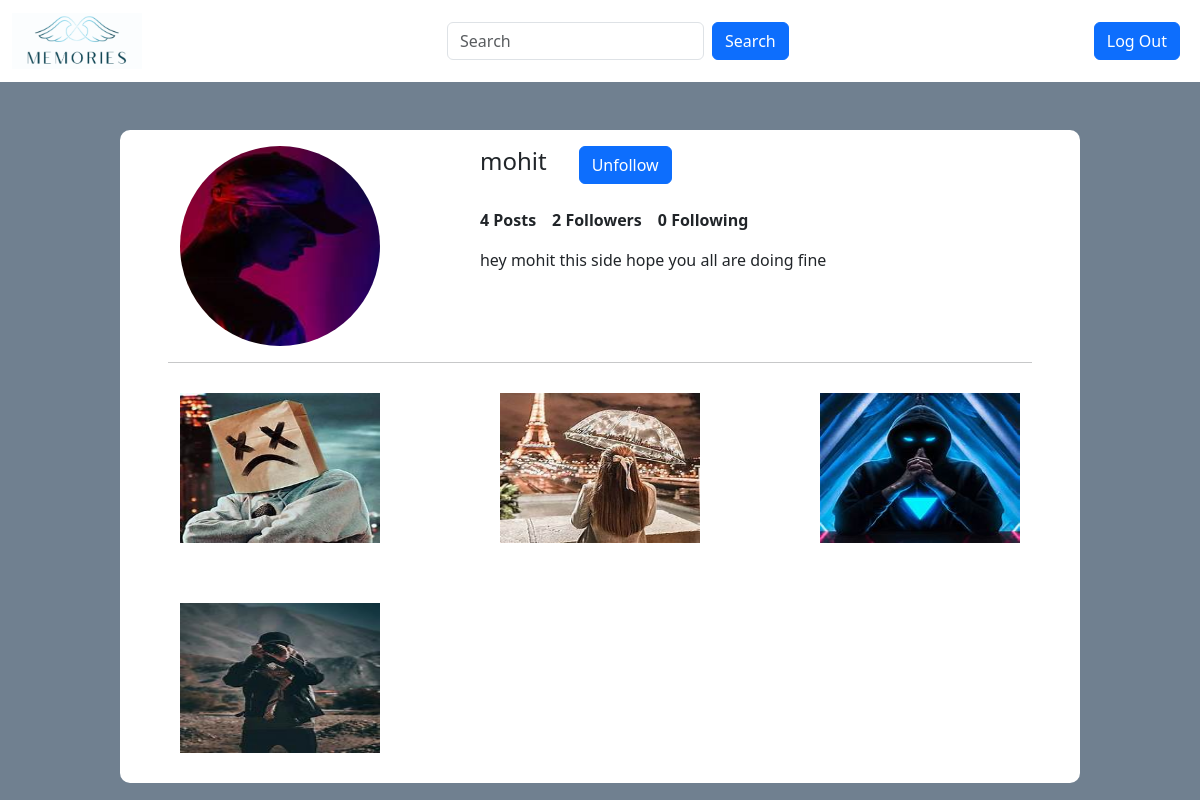
The page /profile/mohit (signed in) on the database its author committed.
### socialmediawebsite/models.py (models this page shows, shortened)
class Profile(models.Model):
    user = models.ForeignKey(User, on_delete=models.CASCADE)
    id_user = models.IntegerField()
    bio = models.TextField(blank=True)
    profileimg = models.ImageField(upload_to='profile_images', default='blank-profile-picture.png')
    location = models.CharField(max_length=100, blank=True)

class Post(models.Model):
    id = models.UUIDField(primary_key=True, default=uuid.uuid4)
    user = models.CharField(max_length=100)
    image = models.ImageField(upload_to='post_images')
    caption = models.TextField()
    created_at = models.DateTimeField(default=datetime.now)
    no_of_likes = models.IntegerField(default=0)

### socialmediawebsite/views.py (the view)
# urls.py: path('profile',include('socialmediawebsite.urls')),
@login_required(login_url='login')
def profile(request, pk):
    user_object = User.objects.get(username=pk)
    user_profile = Profile.objects.get(user=user_object)
    user_posts = Post.objects.filter(user=pk)
    user_post_length = len(user_posts)
    follower = request.user.username
    user = pk
    if FollowersCount.objects.filter(follower=follower, user=user).first():
        button_text = 'Unfollow'
    else:
        button_text = 'Follow'
    user_followers = len(FollowersCount.objects.filter(user=pk))
    user_following = len(FollowersCount.objects.filter(follower=pk))
    context = {
        'user_object': user_object,
        'user_profile': user_profile,
        'user_posts': user_posts,
        'user_post_length': user_post_length,
        'button_text': button_text,
        'user_followers':user_followers,
        'user_following':user_following,
    }
    return render(request,'profile.html',context)

### templates/profile.html (shortened to what this page needs)
{% load static %}
<!DOCTYPE html>
<html>
<head>
	<link rel="stylesheet" href="https://cdn.jsdelivr.net/npm/bootstrap@5.3.3/dist/css/bootstrap.min.css">
</head>
<body style="background-color: #708090;">
<nav class="navbar navbar-expand-md navbar-light bg-white">
    <div class="container-fluid">
      <a class="navbar-brand me-auto" href="/home/">
        <img src="{% static 'memories.png' %}" alt="Logo" style="width: 130px;">
      </a>
      <div class="offcanvas offcanvas-end" tabindex="-1" id="offcanvasNavbar" aria-labelledby="offcanvasNavbarLabel">
        <div class="offcanvas-body d-md-flex justify-content-end align-items-center">
          <form action="/search/" method="POST" class="d-flex mx-auto">
            <input name="username" class="form-control me-2" type="search" placeholder="Search" aria-label="Search">
            <button class="btn btn-primary" type="submit">Search</button>
          </form>
            <a class="btn btn-primary me-2" href="/logout/">Log Out</a>
        </div>
      </div>
    </div>
  </nav>
  <div class="bg-white" style="border-radius: 10px; width: 80%; margin: 0 auto; ">
  <div class="container mt-5 px-4 ">
  <div class="row gx-5">
    <div class="col-4">
      <div class="p-3 text-center">
        <img style="border-radius: 50%; width: 200px; height: 200px" src="{{user_profile.profileimg.url}}">
      </div>
    </div>
    <div class="col-8">
      <div class="p-3">
        <div class="d-flex align-items-center">
  <h4 class="me-3">{{ user_profile.user.username }}</h4>
  <form action="/follow" method="POST" class="mb-0 ms-3">
    {% if user_object.username == user.username %}
      <a href="/settings" class="btn btn-primary">Settings</a>
    {% else %}
      <button type="submit" name="follow" class="btn btn-primary">{{ button_text }}</button>
    {% endif %}
  </form>
</div>
<br>
<div class="d-flex align-items-center">
  <p class=""><b>{{user_post_length}} Posts</b></p>
<p class="ms-3"><b>{{user_followers}} Followers</b></p>
<p class="ms-3"><b>{{user_following}} Following</b></p>
</div>
<p>{{user_profile.bio}}</p>
      </div>
    </div>
  </div>
</div>
<hr style="width: 90%;margin: 0 auto;">
<div class="container text-center">
  <div class="row align-items-start">
    {% for post in user_posts %}
    <div style="padding: 30px;" class="col-4">
      <img width="200" height="150" src="{{post.image.url}}" alt="post image">
    </div>
    {% endfor %}
  </div>
</div>
</div>
</body>
</html>

### rows shown on the page
Profile: profileimg (picture), user.username "mohit", bio "hey mohit this side hope you all are doing fine"
Post: image (picture)
Post: image (picture)
Post: image (picture)
Post: image (picture)

### other values the page prints
{{ button_text }} "Unfollow"
{{ user_post_length }} "4"
{{ user_followers }} "2"
{{ user_following }} "0"
